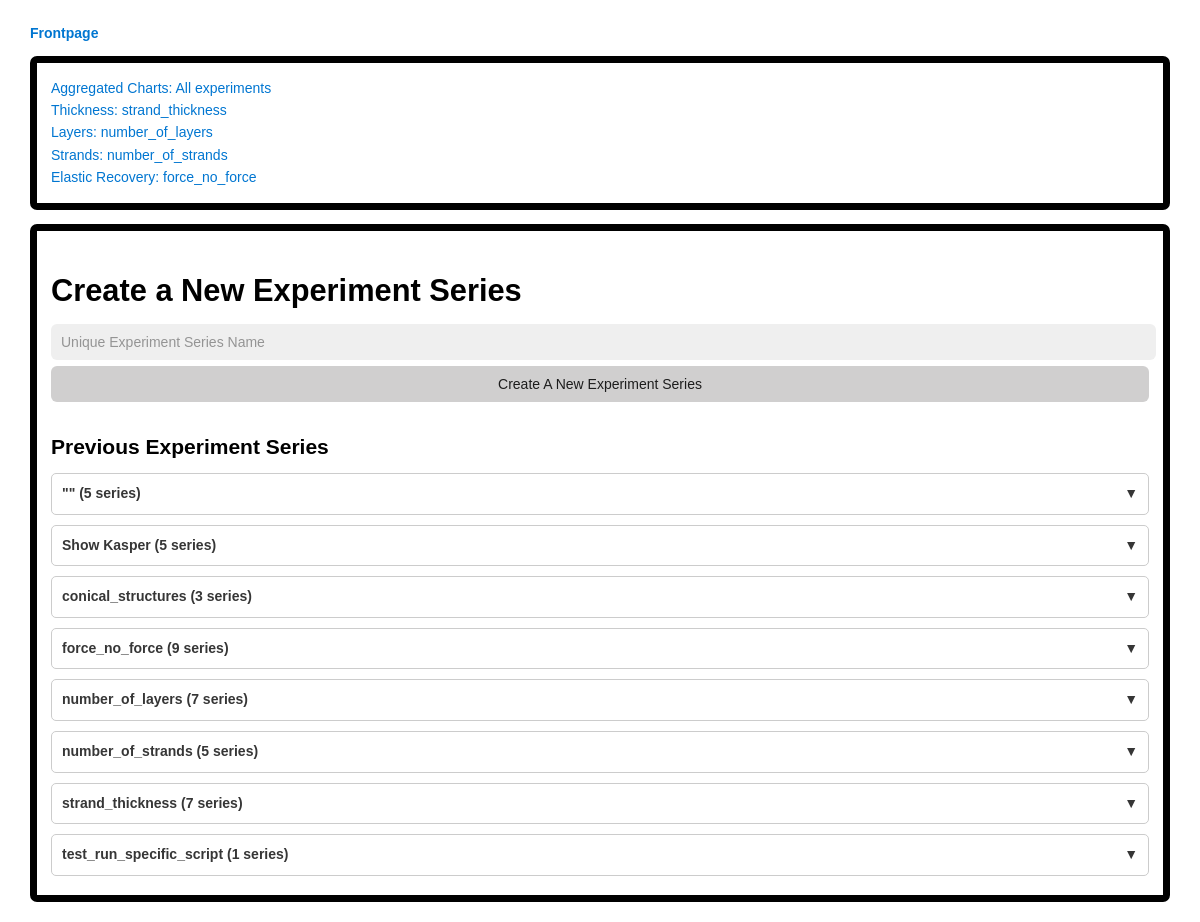
The page / on the database its author committed.
### database/models/experiment_series_model.py (models this page shows, shortened)
class ExperimentSeries(Base):
	__tablename__ = 'experiment_series'
	experiment_series_name = Column(String, primary_key=True, unique=True, nullable=False)
	group_name = Column(String, default='')
	description = Column(String, default='')
	num_experiments = Column(Integer, default=50)
	max_simulation_time = Column(Float, default=10.0)
	bounding_box_volume_threshold = Column(Float, default=1.8)
	beam_strain_threshold = Column(Float, default=0.08)
	node_velocity_threshold = Column(Float, default=3.0)
	initial_force_applied_in_y_direction = Column(Float, default=0.0)
	final_force_in_y_direction = Column(Float, default=0.0)
	initial_top_nodes_force_in_y_direction = Column(Float, default=0.0)
	final_top_nodes_force_in_y_direction = Column(Float, default=0.0)
	initial_force_applied_in_x_direction = Column(Float, default=0.0)
	final_force_in_x_direction = Column(Float, default=0.0)
	initial_force_applied_in_z_direction = Column(Float, default=0.0)
	final_force_in_z_direction = Column(Float, default=0.0)
	torsional_force = Column(Float, default=0.0)
	reset_force_after_seconds = Column(Integer)
	num_strands = Column(Integer, default=8)
	num_layers = Column(Integer, default=5)
	radius = Column(Float, default=0.1)
	pitch = Column(Float, default=0.1)  # The distance between two consecutive strands in the same layer
	radius_taper = Column(Float, default=0.0)  # Conicity (how much it narrows towards the top)
	strand_radius = Column(Float, default=0.007)
	material_youngs_modulus = Column(Float, default=1.72e10)  # Glass-reinforced polyester (GRP) https://en.wikipedia.org/wiki/Young%27s_modulus
	weight_kg = Column(Float, default=None)
	height_m = Column(Float, default=None)
	is_experiments_outdated = Column(Boolean, default=False) # Used to know that the values in this table have been changed without rerunning the experiments

### experiments_server/server.py (the view)
@app.route("/")
def index_page():
    grouped_experiment_series = select_all_experiment_series_grouped(g.db)
    return render_template(
        "frontpage/frontpage.html",
        grouped_experiment_series=grouped_experiment_series
    )

### database/queries/experiment_series_queries.py (called while the page is built)
def select_all_experiment_series_grouped(session):
	experiment_series = session.query(ExperimentSeries).order_by(ExperimentSeries.group_name, ExperimentSeries.experiment_series_name).all()
	grouped_experiment_series = {}
	for series in experiment_series:
		group_name = series.group_name or "Ungrouped"
		if group_name not in grouped_experiment_series:
			grouped_experiment_series[group_name] = []
		grouped_experiment_series[group_name].append(series)
	return grouped_experiment_series

### experiments_server/server.py (called while the page is built)
@app.before_request
def create_session():
	g.db = SessionLocal()

@app.teardown_appcontext
def teardown_session(exception=None):
	db = g.pop('db', None)
	if db is not None:
		db.close()

### experiments_server/templates/frontpage/frontpage.html (shortened to what this page needs)
{% extends "layout.html" %}
{% block body %}
<div class="block">
    <div style="font-size: 14px; line-height: 1.6;">
        <a href="/aggregated_charts">Aggregated Charts: All experiments</a><br>
        <a href="/thickness_analysis">Thickness: strand_thickness</a><br>
        <a href="/layer_analysis">Layers: number_of_layers</a><br>
        <a href="/strands_analysis">Strands: number_of_strands</a><br>
        <a href="/force_no_force_analysis">Elastic Recovery: force_no_force</a>
    </div>
</div>
<div class="block">
<h1>Create a New Experiment Series</h1>
<form action="/api/experiment_series" method="POST">
    <input id="new-experiment-input" type="text" placeholder="Unique Experiment Series Name" name="experiment_series_name" required>
    <button id="new-experiment-button">Create A New Experiment Series</button>
</form>
<h2>Previous Experiment Series</h2>
{% for group_name, experiment_series_list in grouped_experiment_series.items() %}
<div class="experiment-group collapsed">
    <div class="group-header" onclick="toggleGroup(this)">
        {{ group_name }} ({{ experiment_series_list|length }} series)
        <span class="toggle-icon">▼</span>
    </div>
</div>
{% endfor %}
</div>
{% endblock %}

### experiments_server/templates/layout.html (shortened to what this page needs)
<!DOCTYPE html>
<html>
<head>
  <link rel="stylesheet" href="{{ url_for('static', filename='water.css') }}">
  <link rel="stylesheet" type="text/css" href="{{ url_for('static', filename='style.css') }}">
</head>
<body>
  <nav>
    <h4><a id="nav-logo" href="/">Frontpage</a></h4>
  </nav>
  <div class="body">
  	{% block body %}{% endblock %}
  </div>
</body>
</html>

### experiments_server/static/water.css (style rules this page uses)
:root { --background-body: #fff; --background: #efefef; --background-alt: #f7f7f7; --selection: #9e9e9e; --text-main: #363636; --text-bright: #000; --text-muted: #70777f; --links: #0076d1; --focus: #0096bfab; --border: #dbdbdb; --code: #000; --animation-duration: 0.1s; --button-base: #d0cfcf; --button-hover: #9b9b9b; --scrollbar-thumb: rgb(170, 170, 170); --scrollbar-thumb-hover: var(--button-hover); --form-placeholder: #949494; --form-text: #1d1d1d; --variable: #39a33c; --highlight: #ff0; }
html { scrollbar-color: rgb(170, 170, 170) #fff; scrollbar-color: var(--scrollbar-thumb) var(--background-body); scrollbar-width: thin; }
body { font-family: system-ui, -apple-system, BlinkMacSystemFont, 'Segoe UI', 'Roboto', 'Oxygen', 'Ubuntu', 'Cantarell', 'Fira Sans', 'Droid Sans', 'Helvetica Neue', 'Segoe UI Emoji', 'Apple Color Emoji', 'Noto Color Emoji', sans-serif; line-height: 1.4; max-width: 800px; margin: 20px auto; padding: 0 10px; word-wrap: break-word; color: #363636; color: var(--text-main); background: #fff; background: var(--background-body); text-rendering: optimizeLegibility; }
button { transition: background-color 0.1s linear, border-color 0.1s linear, color 0.1s linear, box-shadow 0.1s linear, transform 0.1s ease; transition: background-color var(--animation-duration) linear, border-color var(--animation-duration) linear, color var(--animation-duration) linear, box-shadow var(--animation-duration) linear, transform var(--animation-duration) ease; }
input { transition: background-color 0.1s linear, border-color 0.1s linear, color 0.1s linear, box-shadow 0.1s linear, transform 0.1s ease; transition: background-color var(--animation-duration) linear, border-color var(--animation-duration) linear, color var(--animation-duration) linear, box-shadow var(--animation-duration) linear, transform var(--animation-duration) ease; }
h1 { font-size: 2.2em; margin-top: 0; }
h1, h2, h3, h4, h5, h6 { margin-bottom: 12px; margin-top: 24px; }
h1 { color: #000; color: var(--text-bright); }
h2 { color: #000; color: var(--text-bright); }
h4 { color: #000; color: var(--text-bright); }
h1, h2, h3, h4, h5, h6, b, strong, th { font-weight: 600; }
button, select, input[type='submit'], input[type='reset'], input[type='button'], input[type='checkbox'], input[type='range'], input[type='radio'] { cursor: pointer; }
input, select { display: block; }
input { color: #1d1d1d; color: var(--form-text); background-color: #efefef; background-color: var(--background); font-family: inherit; font-size: inherit; margin-right: 6px; margin-bottom: 6px; padding: 10px; border: none; border-radius: 6px; outline: none; }
button { color: #1d1d1d; color: var(--form-text); background-color: #efefef; background-color: var(--background); font-family: inherit; font-size: inherit; margin-right: 6px; margin-bottom: 6px; padding: 10px; border: none; border-radius: 6px; outline: none; }
button { background-color: #d0cfcf; background-color: var(--button-base); padding-right: 30px; padding-left: 30px; }
input { vertical-align: top; }
input:not([type='checkbox']):not([type='radio']), input[type='range'], select, button, textarea { -webkit-appearance: none; }
::placeholder { color: #949494; color: var(--form-placeholder); }
a { text-decoration: none; color: #0076d1; color: var(--links); }

### experiments_server/static/style.css (style rules this page uses)
body { font-family: 'Trebuchet MS', sans-serif; font-size: 14px; }
.block { border: 0.5em solid black; border-radius: 0.5em; padding: 1em; margin-bottom: 1em; }
body { max-width: 95vw; }
#new-experiment-input { width: 98.8%; }
#new-experiment-button { width: 100%; }
.group-header { font-weight: bold; cursor: pointer; padding: 10px; margin: 10px 0 5px 0; border: 1px solid #ccc; border-radius: 5px; user-select: none; }
.group-header .toggle-icon { float: right; font-weight: bold; }

### rows shown on the page
ExperimentSeries: group_name "\"\"", experiment_series_list "5"
ExperimentSeries: group_name "Show Kasper", experiment_series_list "5"
ExperimentSeries: group_name "conical_structures", experiment_series_list "3"
ExperimentSeries: group_name "force_no_force", experiment_series_list "9"
ExperimentSeries: group_name "number_of_layers", experiment_series_list "7"
ExperimentSeries: group_name "number_of_strands", experiment_series_list "5"
ExperimentSeries: group_name "strand_thickness", experiment_series_list "7"
ExperimentSeries: group_name "test_run_specific_script", experiment_series_list "1"
